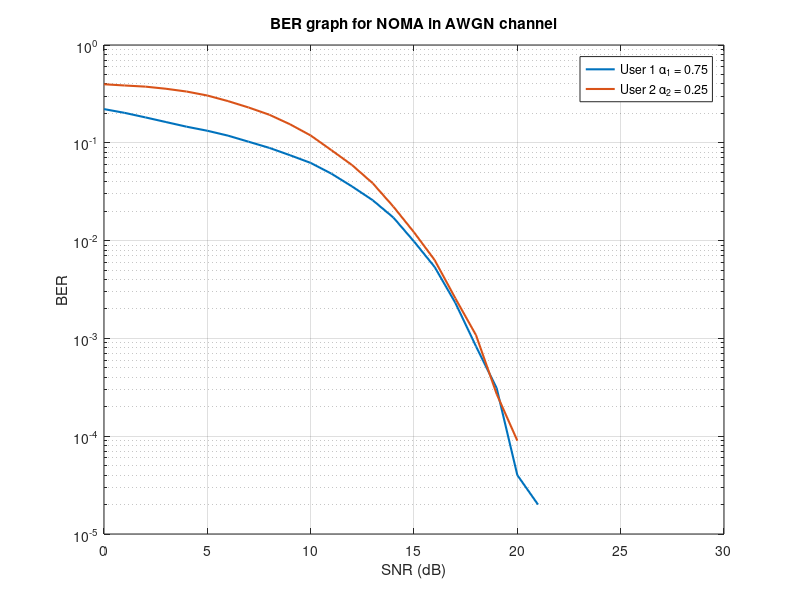

Reproduce this figure in MATLAB.

% https://ecewireless.blogspot.com/2020/04/simulation-of-ber-of-non-orthogonal.html
% clc; clear variables; close all;
% clear all

N = 10^5;               %Number of monte carlo simulations
SNR = 0:30;             %SNR range in dB
snr = db2pow(SNR);      %SNR range in linear scale

%Generate random data bits for transmission
x1 = randi([0 1],1,N);  %Data bits of user 1
x2 = randi([0 1],1,N);  %Data bits of user 2

%Do BPSK modulation of data
xmod1 = 2*x1 - 1;
xmod2 = 2*x2 - 1;

%Set power weights for users
a1 = 0.75; a2 = 0.25;

%Do superposition coding
x = sqrt(a1)*xmod1 + sqrt(a2)*xmod2;

%Add AWGN to x (Transmit x through an AWGN channel)
for u = 1:length(snr)
    y1 = awgn(x,SNR(u),'measured');  %Received signal at user 1 corrupted by AWGN
    y2 = awgn(x,SNR(u),'measured'); %Received signal at user 2 corrupted by AWGN
    
    %AT USER 1
    %Direct decoding of x from y1
    x1_hat = ones(1,N); %just a buffer 
    x1_hat(y1 < 0) = 0; 
    
    %AT USER 2
    %Direct decoding of x from y2
    x11_est = ones(1,N); %just a buffer 
    x11_est(y2 < 0) = 0; %Estimate user 1's signal first
    x11_est(x11_est == 0) = -1; %Remodulate user 1's signal
    %Subtract remodulated x11_est component from y2
    rem = y2 - sqrt(a1)*x11_est;
    
    %Decode x2 from rem
    x2_hat = zeros(1,N);
    x2_hat(rem>0) = 1;
    
    %Estimate BER
    ber1(u) = biterr(x1,x1_hat)/N;
    ber2(u) = biterr(x2,x2_hat)/N;
end

%plot BER curves
semilogy(SNR, ber1, 'linewidth', 1.5); hold on;
semilogy(SNR, ber2, 'linewidth', 1.5); grid on;
legend('User 1 \alpha_1 = 0.75','User 2 \alpha_2 = 0.25');
xlabel('SNR (dB)');
ylabel('BER');
title('BER graph for NOMA in AWGN channel');







